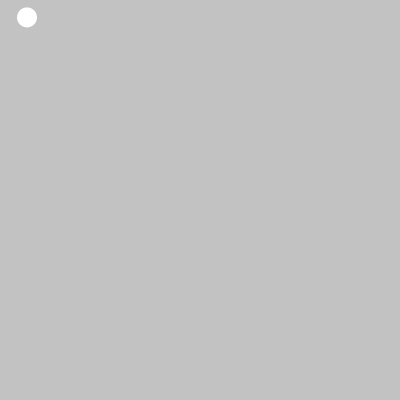
Frame 1 (no input)
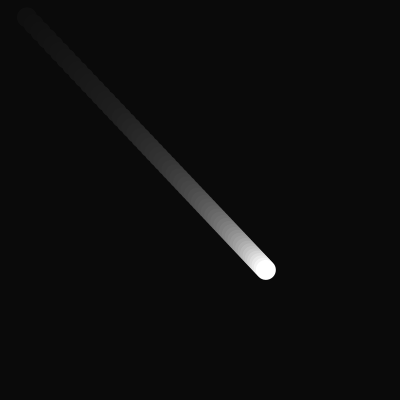
Frame 60 (the mouse pressed at the canvas centre just before this capture)
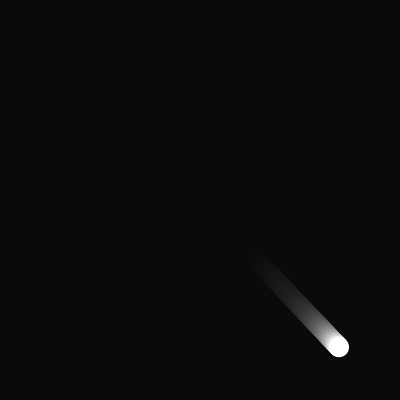
Frame 120 (the mouse held since frame 60 and released just before this capture)

The Processing sketch that drew these frames (run headless with seeded random() and noise(); from frame 60 on, the mouse is pressed at the canvas centre):

// Processing sketch: sharpstep
// ── sharpstep.pde
float x=20.0,y=10.0;
float tx=370.0,ty=380.0,easing=0.02;

void setup(){
  size(400,400);
  noStroke();
  smooth();
}

void draw(){
  fill(0,12);
  rect(0,0,width,height);
  float d=dist(x,y,tx,ty);
  if(d > 1.0){
    x+=(tx-x)*easing;
    y+=(ty-y)*easing;
  }
  fill(255);
  ellipse(x,y,20,20);
}
